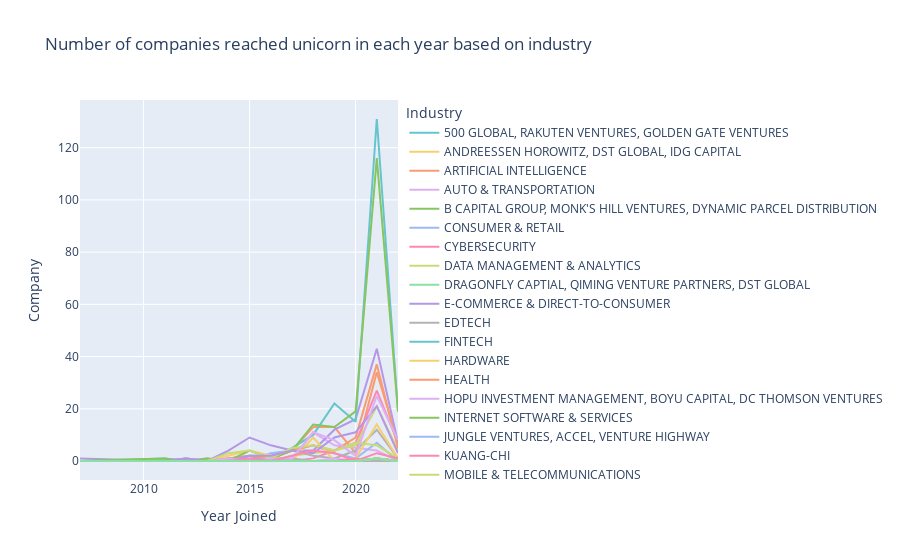

Source (notebook cell):
### Markdown cell above
## Number of companies reached unicorn in each year based on industry

### Code cell
industry_year = dataframe.groupby(['Year Joined', 'Industry']).count()industry_year = industry_year.reset_index()fig = px.line(    industry_year,    x="Year Joined",    y="Company",    title='Number of companies reached unicorn in each year based on industry',    color="Industry",    color_discrete_sequence=px.colors.qualitative.Pastel)iplot(fig)

### Figure 1 — Plotly figure (JSON) as saved in the notebook; plotly's stock layout.template omitted (floating-point values rounded to 4 significant figures)
{"data": [{"hovertemplate": "Industry=500 GLOBAL, RAKUTEN VENTURES, GOLDEN GATE VENTURES<br>Year Joined=%{x}<br>Company=%{y}<extra></extra>", "legendgroup": "500 GLOBAL, RAKUTEN VENTURES, GOLDEN GATE VENTURES", "line": {"color": "rgb(102, 197, 204)", "dash": "solid"}, "marker": {"symbol": "circle"}, "mode": "lines", "name": "500 GLOBAL, RAKUTEN VENTURES, GOLDEN GATE VENTURES", "orientation": "v", "showlegend": true, "type": "scatter", "x": [2007, 2011, 2012, 2013, 2014, 2015, 2016, 2017, 2018, 2019, 2020, 2021, 2022], "xaxis": "x", "y": [0, 0, 0, 0, 0, 0, 0, 0, 0, 0, 0, 1, 0], "yaxis": "y"}, {"hovertemplate": "Industry=ANDREESSEN HOROWITZ, DST GLOBAL, IDG CAPITAL<br>Year Joined=%{x}<br>Company=%{y}<extra></extra>", "legendgroup": "ANDREESSEN HOROWITZ, DST GLOBAL, IDG CAPITAL", "line": {"color": "rgb(246, 207, 113)", "dash": "solid"}, "marker": {"symbol": "circle"}, "mode": "lines", "name": "ANDREESSEN HOROWITZ, DST GLOBAL, IDG CAPITAL", "orientation": "v", "showlegend": true, "type": "scatter", "x": [2007, 2011, 2012, 2013, 2014, 2015, 2016, 2017, 2018, 2019, 2020, 2021, 2022], "xaxis": "x", "y": [0, 0, 0, 0, 0, 0, 0, 0, 0, 0, 0, 1, 0], "yaxis": "y"}, {"hovertemplate": "Industry=ARTIFICIAL INTELLIGENCE<br>Year Joined=%{x}<br>Company=%{y}<extra></extra>", "legendgroup": "ARTIFICIAL INTELLIGENCE", "line": {"color": "rgb(248, 156, 116)", "dash": "solid"}, "marker": {"symbol": "circle"}, "mode": "lines", "name": "ARTIFICIAL INTELLIGENCE", "orientation": "v", "showlegend": true, "type": "scatter", "x": [2007, 2011, 2012, 2013, 2014, 2015, 2016, 2017, 2018, 2019, 2020, 2021, 2022], "xaxis": "x", "y": [0, 0, 1, 0, 0, 2, 1, 4, 13, 13, 3, 34, 7], "yaxis": "y"}, {"hovertemplate": "Industry=AUTO & TRANSPORTATION<br>Year Joined=%{x}<br>Company=%{y}<extra></extra>", "legendgroup": "AUTO & TRANSPORTATION", "line": {"color": "rgb(220, 176, 242)", "dash": "solid"}, "marker": {"symbol": "circle"}, "mode": "lines", "name": "AUTO & TRANSPORTATION", "orientation": "v", "showlegend": true, "type": "scatter", "x": [2007, 2011, 2012, 2013, 2014, 2015, 2016, 2017, 2018, 2019, 2020, 2021, 2022], "xaxis": "x", "y": [0, 0, 0, 0, 1, 1, 1, 0, 11, 6, 5, 4, 0], "yaxis": "y"}, {"hovertemplate": "Industry=B CAPITAL GROUP, MONK'S HILL VENTURES, DYNAMIC PARCEL DISTRIBUTION<br>Year Joined=%{x}<br>Company=%{y}<extra></extra>", "legendgroup": "B CAPITAL GROUP, MONK'S HILL VENTURES, DYNAMIC PARCEL DISTRIBUTION", "line": {"color": "rgb(135, 197, 95)", "dash": "solid"}, "marker": {"symbol": "circle"}, "mode": "lines", "name": "B CAPITAL GROUP, MONK'S HILL VENTURES, DYNAMIC PARCEL DISTRIBUTION", "orientation": "v", "showlegend": true, "type": "scatter", "x": [2007, 2011, 2012, 2013, 2014, 2015, 2016, 2017, 2018, 2019, 2020, 2021, 2022], "xaxis": "x", "y": [0, 0, 0, 0, 0, 0, 0, 0, 0, 0, 0, 1, 0], "yaxis": "y"}, {"hovertemplate": "Industry=CONSUMER & RETAIL<br>Year Joined=%{x}<br>Company=%{y}<extra></extra>", "legendgroup": "CONSUMER & RETAIL", "line": {"color": "rgb(158, 185, 243)", "dash": "solid"}, "marker": {"symbol": "circle"}, "mode": "lines", "name": "CONSUMER & RETAIL", "orientation": "v", "showlegend": true, "type": "scatter", "x": [2007, 2011, 2012, 2013, 2014, 2015, 2016, 2017, 2018, 2019, 2020, 2021, 2022], "xaxis": "x", "y": [0, 0, 1, 0, 0, 0, 3, 4, 6, 3, 1, 7, 0], "yaxis": "y"}, {"hovertemplate": "Industry=CYBERSECURITY<br>Year Joined=%{x}<br>Company=%{y}<extra></extra>", "legendgroup": "CYBERSECURITY", "line": {"color": "rgb(254, 136, 177)", "dash": "solid"}, "marker": {"symbol": "circle"}, "mode": "lines", "name": "CYBERSECURITY", "orientation": "v", "showlegend": true, "type": "scatter", "x": [2007, 2011, 2012, 2013, 2014, 2015, 2016, 2017, 2018, 2019, 2020, 2021, 2022], "xaxis": "x", "y": [0, 0, 0, 1, 0, 2, 0, 0, 1, 4, 7, 27, 7], "yaxis": "y"}, {"hovertemplate": "Industry=DATA MANAGEMENT & ANALYTICS<br>Year Joined=%{x}<br>Company=%{y}<extra></extra>", "legendgroup": "DATA MANAGEMENT & ANALYTICS", "line": {"color": "rgb(201, 219, 116)", "dash": "solid"}, "marker": {"symbol": "circle"}, "mode": "lines", "name": "DATA MANAGEMENT & ANALYTICS", "orientation": "v", "showlegend": true, "type": "scatter", "x": [2007, 2011, 2012, 2013, 2014, 2015, 2016, 2017, 2018, 2019, 2020, 2021, 2022], "xaxis": "x", "y": [0, 0, 0, 1, 0, 0, 0, 2, 3, 4, 6, 21, 4], "yaxis": "y"}, {"hovertemplate": "Industry=DRAGONFLY CAPTIAL, QIMING VENTURE PARTNERS, DST GLOBAL<br>Year Joined=%{x}<br>Company=%{y}<extra></extra>", "legendgroup": "DRAGONFLY CAPTIAL, QIMING VENTURE PARTNERS, DST GLOBAL", "line": {"color": "rgb(139, 224, 164)", "dash": "solid"}, "marker": {"symbol": "circle"}, "mode": "lines", "name": "DRAGONFLY CAPTIAL, QIMING VENTURE PARTNERS, DST GLOBAL", "orientation": "v", "showlegend": true, "type": "scatter", "x": [2007, 2011, 2012, 2013, 2014, 2015, 2016, 2017, 2018, 2019, 2020, 2021, 2022], "xaxis": "x", "y": [0, 0, 0, 0, 0, 0, 0, 0, 0, 0, 0, 1, 0], "yaxis": "y"}, {"hovertemplate": "Industry=E-COMMERCE & DIRECT-TO-CONSUMER<br>Year Joined=%{x}<br>Company=%{y}<extra></extra>", "legendgroup": "E-COMMERCE & DIRECT-TO-CONSUMER", "line": {"color": "rgb(180, 151, 231)", "dash": "solid"}, "marker": {"symbol": "circle"}, "mode": "lines", "name": "E-COMMERCE & DIRECT-TO-CONSUMER", "orientation": "v", "showlegend": true, "type": "scatter", "x": [2007, 2011, 2012, 2013, 2014, 2015, 2016, 2017, 2018, 2019, 2020, 2021, 2022], "xaxis": "x", "y": [1, 0, 1, 0, 4, 9, 6, 4, 4, 12, 16, 43, 7], "yaxis": "y"}, {"hovertemplate": "Industry=EDTECH<br>Year Joined=%{x}<br>Company=%{y}<extra></extra>", "legendgroup": "EDTECH", "line": {"color": "rgb(179, 179, 179)", "dash": "solid"}, "marker": {"symbol": "circle"}, "mode": "lines", "name": "EDTECH", "orientation": "v", "showlegend": true, "type": "scatter", "x": [2007, 2011, 2012, 2013, 2014, 2015, 2016, 2017, 2018, 2019, 2020, 2021, 2022], "xaxis": "x", "y": [0, 0, 0, 0, 0, 2, 2, 4, 2, 1, 4, 12, 1], "yaxis": "y"}, {"hovertemplate": "Industry=FINTECH<br>Year Joined=%{x}<br>Company=%{y}<extra></extra>", "legendgroup": "FINTECH", "line": {"color": "rgb(102, 197, 204)", "dash": "solid"}, "marker": {"symbol": "circle"}, "mode": "lines", "name": "FINTECH", "orientation": "v", "showlegend": true, "type": "scatter", "x": [2007, 2011, 2012, 2013, 2014, 2015, 2016, 2017, 2018, 2019, 2020, 2021, 2022], "xaxis": "x", "y": [0, 1, 0, 0, 1, 2, 0, 5, 10, 22, 15, 131, 19], "yaxis": "y"}, {"hovertemplate": "Industry=HARDWARE<br>Year Joined=%{x}<br>Company=%{y}<extra></extra>", "legendgroup": "HARDWARE", "line": {"color": "rgb(246, 207, 113)", "dash": "solid"}, "marker": {"symbol": "circle"}, "mode": "lines", "name": "HARDWARE", "orientation": "v", "showlegend": true, "type": "scatter", "x": [2007, 2011, 2012, 2013, 2014, 2015, 2016, 2017, 2018, 2019, 2020, 2021, 2022], "xaxis": "x", "y": [0, 0, 0, 0, 2, 4, 2, 0, 9, 0, 1, 14, 1], "yaxis": "y"}, {"hovertemplate": "Industry=HEALTH<br>Year Joined=%{x}<br>Company=%{y}<extra></extra>", "legendgroup": "HEALTH", "line": {"color": "rgb(248, 156, 116)", "dash": "solid"}, "marker": {"symbol": "circle"}, "mode": "lines", "name": "HEALTH", "orientation": "v", "showlegend": true, "type": "scatter", "x": [2007, 2011, 2012, 2013, 2014, 2015, 2016, 2017, 2018, 2019, 2020, 2021, 2022], "xaxis": "x", "y": [0, 0, 0, 0, 1, 2, 1, 4, 6, 4, 9, 37, 5], "yaxis": "y"}, {"hovertemplate": "Industry=HOPU INVESTMENT MANAGEMENT, BOYU CAPITAL, DC THOMSON VENTURES<br>Year Joined=%{x}<br>Company=%{y}<extra></extra>", "legendgroup": "HOPU INVESTMENT MANAGEMENT, BOYU CAPITAL, DC THOMSON VENTURES", "line": {"color": "rgb(220, 176, 242)", "dash": "solid"}, "marker": {"symbol": "circle"}, "mode": "lines", "name": "HOPU INVESTMENT MANAGEMENT, BOYU CAPITAL, DC THOMSON VENTURES", "orientation": "v", "showlegend": true, "type": "scatter", "x": [2007, 2011, 2012, 2013, 2014, 2015, 2016, 2017, 2018, 2019, 2020, 2021, 2022], "xaxis": "x", "y": [0, 0, 0, 0, 0, 0, 0, 0, 0, 1, 0, 0, 0], "yaxis": "y"}, {"hovertemplate": "Industry=INTERNET SOFTWARE & SERVICES<br>Year Joined=%{x}<br>Company=%{y}<extra></extra>", "legendgroup": "INTERNET SOFTWARE & SERVICES", "line": {"color": "rgb(135, 197, 95)", "dash": "solid"}, "marker": {"symbol": "circle"}, "mode": "lines", "name": "INTERNET SOFTWARE & SERVICES", "orientation": "v", "showlegend": true, "type": "scatter", "x": [2007, 2011, 2012, 2013, 2014, 2015, 2016, 2017, 2018, 2019, 2020, 2021, 2022], "xaxis": "x", "y": [0, 1, 0, 1, 0, 4, 1, 4, 14, 13, 19, 116, 19], "yaxis": "y"}, {"hovertemplate": "Industry=JUNGLE VENTURES, ACCEL, VENTURE HIGHWAY<br>Year Joined=%{x}<br>Company=%{y}<extra></extra>", "legendgroup": "JUNGLE VENTURES, ACCEL, VENTURE HIGHWAY", "line": {"color": "rgb(158, 185, 243)", "dash": "solid"}, "marker": {"symbol": "circle"}, "mode": "lines", "name": "JUNGLE VENTURES, ACCEL, VENTURE HIGHWAY", "orientation": "v", "showlegend": true, "type": "scatter", "x": [2007, 2011, 2012, 2013, 2014, 2015, 2016, 2017, 2018, 2019, 2020, 2021, 2022], "xaxis": "x", "y": [0, 0, 0, 0, 0, 0, 0, 0, 0, 0, 0, 1, 0], "yaxis": "y"}, {"hovertemplate": "Industry=KUANG-CHI<br>Year Joined=%{x}<br>Company=%{y}<extra></extra>", "legendgroup": "KUANG-CHI", "line": {"color": "rgb(254, 136, 177)", "dash": "solid"}, "marker": {"symbol": "circle"}, "mode": "lines", "name": "KUANG-CHI", "orientation": "v", "showlegend": true, "type": "scatter", "x": [2007, 2011, 2012, 2013, 2014, 2015, 2016, 2017, 2018, 2019, 2020, 2021, 2022], "xaxis": "x", "y": [0, 0, 0, 0, 0, 0, 0, 0, 0, 0, 1, 0, 0], "yaxis": "y"}, {"hovertemplate": "Industry=MOBILE & TELECOMMUNICATIONS<br>Year Joined=%{x}<br>Company=%{y}<extra></extra>", "legendgroup": "MOBILE & TELECOMMUNICATIONS", "line": {"color": "rgb(201, 219, 116)", "dash": "solid"}, "marker": {"symbol": "circle"}, "mode": "lines", "name": "MOBILE & TELECOMMUNICATIONS", "orientation": "v", "showlegend": true, "type": "scatter", "x": [2007, 2011, 2012, 2013, 2014, 2015, 2016, 2017, 2018, 2019, 2020, 2021, 2022], "xaxis": "x", "y": [0, 0, 0, 0, 3, 4, 1, 5, 6, 4, 7, 6, 1], "yaxis": "y"}, {"hovertemplate": "Industry=MUNDI VENTURES, DOQLING CAPITAL PARTNERS, ACTIVANT CAPITAL<br>Year Joined=%{x}<br>Company=%{y}<extra></extra>", "legendgroup": "MUNDI VENTURES, DOQLING CAPITAL PARTNERS, ACTIVANT CAPITAL", "line": {"color": "rgb(139, 224, 164)", "dash": "solid"}, "marker": {"symbol": "circle"}, "mode": "lines", "name": "MUNDI VENTURES, DOQLING CAPITAL PARTNERS, ACTIVANT CAPITAL", "orientation": "v", "showlegend": true, "type": "scatter", "x": [2007, 2011, 2012, 2013, 2014, 2015, 2016, 2017, 2018, 2019, 2020, 2021, 2022], "xaxis": "x", "y": [0, 0, 0, 0, 0, 0, 0, 0, 0, 0, 0, 1, 0], "yaxis": "y"}, {"hovertemplate": "Industry=OTHER<br>Year Joined=%{x}<br>Company=%{y}<extra></extra>", "legendgroup": "OTHER", "line": {"color": "rgb(180, 151, 231)", "dash": "solid"}, "marker": {"symbol": "circle"}, "mode": "lines", "name": "OTHER", "orientation": "v", "showlegend": true, "type": "scatter", "x": [2007, 2011, 2012, 2013, 2014, 2015, 2016, 2017, 2018, 2019, 2020, 2021, 2022], "xaxis": "x", "y": [0, 0, 1, 0, 0, 2, 2, 4, 3, 9, 11, 21, 3], "yaxis": "y"}, {"hovertemplate": "Industry=SEQUOIA CAPITAL CHINA, ING, ALIBABA ENTREPRENEURS FUND<br>Year Joined=%{x}<br>Company=%{y}<extra></extra>", "legendgroup": "SEQUOIA CAPITAL CHINA, ING, ALIBABA ENTREPRENEURS FUND", "line": {"color": "rgb(179, 179, 179)", "dash": "solid"}, "marker": {"symbol": "circle"}, "mode": "lines", "name": "SEQUOIA CAPITAL CHINA, ING, ALIBABA ENTREPRENEURS FUND", "orientation": "v", "showlegend": true, "type": "scatter", "x": [2007, 2011, 2012, 2013, 2014, 2015, 2016, 2017, 2018, 2019, 2020, 2021, 2022], "xaxis": "x", "y": [0, 0, 0, 0, 0, 0, 0, 1, 0, 0, 0, 0, 0], "yaxis": "y"}, {"hovertemplate": "Industry=SEQUOIA CAPITAL CHINA, SHUNWEI CAPITAL PARTNERS, QUALGRO<br>Year Joined=%{x}<br>Company=%{y}<extra></extra>", "legendgroup": "SEQUOIA CAPITAL CHINA, SHUNWEI CAPITAL PARTNERS, QUALGRO", "line": {"color": "rgb(102, 197, 204)", "dash": "solid"}, "marker": {"symbol": "circle"}, "mode": "lines", "name": "SEQUOIA CAPITAL CHINA, SHUNWEI CAPITAL PARTNERS, QUALGRO", "orientation": "v", "showlegend": true, "type": "scatter", "x": [2007, 2011, 2012, 2013, 2014, 2015, 2016, 2017, 2018, 2019, 2020, 2021, 2022], "xaxis": "x", "y": [0, 0, 0, 0, 0, 0, 0, 0, 0, 0, 0, 1, 0], "yaxis": "y"}, {"hovertemplate": "Industry=SEQUOIA CAPITAL, THOMA BRAVO, SOFTBANK<br>Year Joined=%{x}<br>Company=%{y}<extra></extra>", "legendgroup": "SEQUOIA CAPITAL, THOMA BRAVO, SOFTBANK", "line": {"color": "rgb(246, 207, 113)", "dash": "solid"}, "marker": {"symbol": "circle"}, "mode": "lines", "name": "SEQUOIA CAPITAL, THOMA BRAVO, SOFTBANK", "orientation": "v", "showlegend": true, "type": "scatter", "x": [2007, 2011, 2012, 2013, 2014, 2015, 2016, 2017, 2018, 2019, 2020, 2021, 2022], "xaxis": "x", "y": [0, 0, 0, 0, 0, 0, 0, 0, 0, 0, 0, 1, 0], "yaxis": "y"}, {"hovertemplate": "Industry=SINGTEL INNOV8, ALPHA JWC VENTURES, GOLDEN GATE VENTURES<br>Year Joined=%{x}<br>Company=%{y}<extra></extra>", "legendgroup": "SINGTEL INNOV8, ALPHA JWC VENTURES, GOLDEN GATE VENTURES", "line": {"color": "rgb(248, 156, 116)", "dash": "solid"}, "marker": {"symbol": "circle"}, "mode": "lines", "name": "SINGTEL INNOV8, ALPHA JWC VENTURES, GOLDEN GATE VENTURES", "orientation": "v", "showlegend": true, "type": "scatter", "x": [2007, 2011, 2012, 2013, 2014, 2015, 2016, 2017, 2018, 2019, 2020, 2021, 2022], "xaxis": "x", "y": [0, 0, 0, 0, 0, 0, 0, 0, 0, 0, 0, 1, 0], "yaxis": "y"}, {"hovertemplate": "Industry=SUPPLY CHAIN, LOGISTICS, & DELIVERY<br>Year Joined=%{x}<br>Company=%{y}<extra></extra>", "legendgroup": "SUPPLY CHAIN, LOGISTICS, & DELIVERY", "line": {"color": "rgb(220, 176, 242)", "dash": "solid"}, "marker": {"symbol": "circle"}, "mode": "lines", "name": "SUPPLY CHAIN, LOGISTICS, & DELIVERY", "orientation": "v", "showlegend": true, "type": "scatter", "x": [2007, 2011, 2012, 2013, 2014, 2015, 2016, 2017, 2018, 2019, 2020, 2021, 2022], "xaxis": "x", "y": [0, 0, 0, 0, 1, 0, 1, 1, 11, 8, 2, 25, 8], "yaxis": "y"}, {"hovertemplate": "Industry=TEMASEK, GUGGENHEIM INVESTMENTS, QATAR INVESTMENT AUTHORITY<br>Year Joined=%{x}<br>Company=%{y}<extra></extra>", "legendgroup": "TEMASEK, GUGGENHEIM INVESTMENTS, QATAR INVESTMENT AUTHORITY", "line": {"color": "rgb(135, 197, 95)", "dash": "solid"}, "marker": {"symbol": "circle"}, "mode": "lines", "name": "TEMASEK, GUGGENHEIM INVESTMENTS, QATAR INVESTMENT AUTHORITY", "orientation": "v", "showlegend": true, "type": "scatter", "x": [2007, 2011, 2012, 2013, 2014, 2015, 2016, 2017, 2018, 2019, 2020, 2021, 2022], "xaxis": "x", "y": [0, 0, 0, 0, 0, 0, 0, 0, 0, 0, 0, 1, 0], "yaxis": "y"}, {"hovertemplate": "Industry=TIGER GLOBAL MANAGEMENT, TIGER BROKERS, DCM VENTURES<br>Year Joined=%{x}<br>Company=%{y}<extra></extra>", "legendgroup": "TIGER GLOBAL MANAGEMENT, TIGER BROKERS, DCM VENTURES", "line": {"color": "rgb(158, 185, 243)", "dash": "solid"}, "marker": {"symbol": "circle"}, "mode": "lines", "name": "TIGER GLOBAL MANAGEMENT, TIGER BROKERS, DCM VENTURES", "orientation": "v", "showlegend": true, "type": "scatter", "x": [2007, 2011, 2012, 2013, 2014, 2015, 2016, 2017, 2018, 2019, 2020, 2021, 2022], "xaxis": "x", "y": [0, 0, 0, 0, 0, 0, 0, 0, 0, 0, 0, 1, 0], "yaxis": "y"}, {"hovertemplate": "Industry=TRAVEL<br>Year Joined=%{x}<br>Company=%{y}<extra></extra>", "legendgroup": "TRAVEL", "line": {"color": "rgb(254, 136, 177)", "dash": "solid"}, "marker": {"symbol": "circle"}, "mode": "lines", "name": "TRAVEL", "orientation": "v", "showlegend": true, "type": "scatter", "x": [2007, 2011, 2012, 2013, 2014, 2015, 2016, 2017, 2018, 2019, 2020, 2021, 2022], "xaxis": "x", "y": [0, 0, 0, 0, 0, 1, 0, 2, 4, 3, 0, 3, 1], "yaxis": "y"}, {"hovertemplate": "Industry=VERTEX VENTURES SE ASIA, GLOBAL FOUNDERS CAPITAL, VISA VENTURES<br>Year Joined=%{x}<br>Company=%{y}<extra></extra>", "legendgroup": "VERTEX VENTURES SE ASIA, GLOBAL FOUNDERS CAPITAL, VISA VENTURES", "line": {"color": "rgb(201, 219, 116)", "dash": "solid"}, "marker": {"symbol": "circle"}, "mode": "lines", "name": "VERTEX VENTURES SE ASIA, GLOBAL FOUNDERS CAPITAL, VISA VENTURES", "orientation": "v", "showlegend": true, "type": "scatter", "x": [2007, 2011, 2012, 2013, 2014, 2015, 2016, 2017, 2018, 2019, 2020, 2021, 2022], "xaxis": "x", "y": [0, 0, 0, 0, 0, 0, 0, 0, 0, 0, 0, 1, 0], "yaxis": "y"}, {"hovertemplate": "Industry=VISION PLUS CAPITAL, GSR VENTURES, ZHENFUND<br>Year Joined=%{x}<br>Company=%{y}<extra></extra>", "legendgroup": "VISION PLUS CAPITAL, GSR VENTURES, ZHENFUND", "line": {"color": "rgb(139, 224, 164)", "dash": "solid"}, "marker": {"symbol": "circle"}, "mode": "lines", "name": "VISION PLUS CAPITAL, GSR VENTURES, ZHENFUND", "orientation": "v", "showlegend": true, "type": "scatter", "x": [2007, 2011, 2012, 2013, 2014, 2015, 2016, 2017, 2018, 2019, 2020, 2021, 2022], "xaxis": "x", "y": [0, 0, 0, 0, 0, 0, 0, 0, 0, 0, 0, 1, 0], "yaxis": "y"}], "layout": {"legend": {"title": {"text": "Industry"}, "tracegroupgap": 0}, "title": {"text": "Number of companies reached unicorn in each year based on industry"}, "xaxis": {"anchor": "y", "domain": [0, 1], "title": {"text": "Year Joined"}}, "yaxis": {"anchor": "x", "domain": [0, 1], "title": {"text": "Company"}}}}
